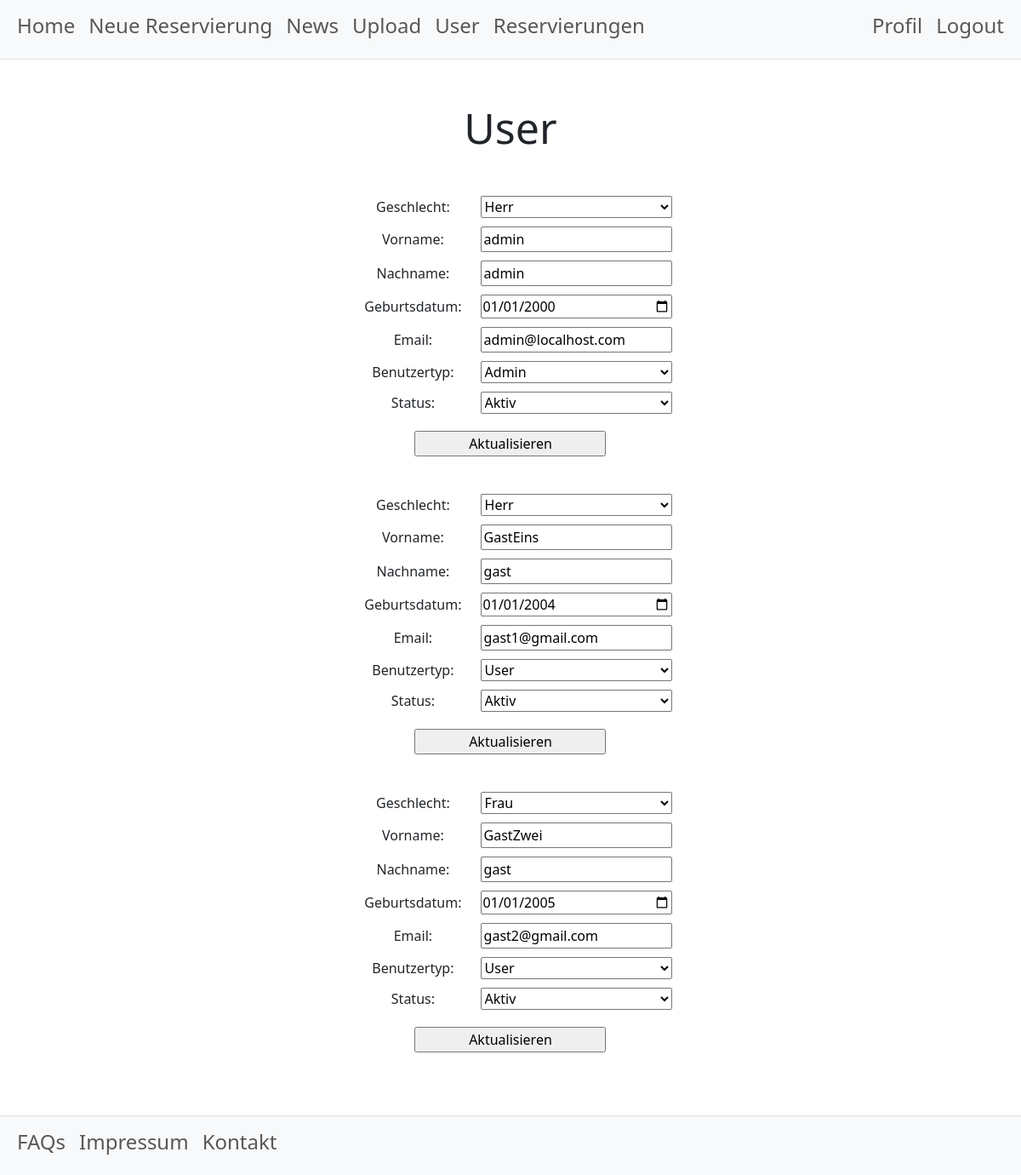
Screenshot of /index.php?page=userverwaltung (signed in) with the database file from the repository.
### tables this page shows
CREATE TABLE `users` (
  `userId` int(11) NOT NULL,
  `email` varchar(128) NOT NULL,
  `password` varchar(128) NOT NULL,
  `role` varchar(128) NOT NULL,
  `firstname` varchar(128) NOT NULL,
  `lastname` varchar(128) NOT NULL,
  `gender` varchar(1) NOT NULL,
  `birthdate` date NOT NULL,
  `active` int(1) NOT NULL DEFAULT 1
);

### seiten/userVerwaltung.php (the view, shortened to what this page needs)
<?php include 'utils/head.php'; ?>
<?php
require_once 'utils/dbaccess.php';
?>
<?php
$sql = "SELECT * FROM users;";
$stmt = mysqli_stmt_init($conn);
if (!mysqli_stmt_prepare($stmt, $sql)) {
    header("location: index.php?page=landing&error=stmtfailed");
    exit();
}
mysqli_stmt_execute($stmt);
$result = mysqli_stmt_get_result($stmt);
if ($result->num_rows > 0) {
    ?>
    <div class="login-box d-flex justify-content-center align-items-center"
        style="width: 100%; display: flex; justify-content: center; align-items: center; margin-bottom: 100px;">
        <div style="text-align: center;">
            <h1>User</h1>
            <?php
            while ($row = mysqli_fetch_assoc($result)) {
                if ($row["gender"] == "H") {
                    $anrede = "Herr";
                } else {
                    $anrede = "Frau";
                }
                $firstname = $row["firstname"];
                $lastname = $row["lastname"];
                $date = $row["birthdate"];
                $email = $row["email"];
                $role = $row["role"];
                if ($row["active"] == 1) {
                    $active = "1";
                } else {
                    $active = "0";
                }
                ?>
                <div class="user-info">
                    <form method="post" id="user-form"
                        action="<?php echo htmlspecialchars($_SERVER["PHP_SELF"] . "?page=userverwaltung"); ?>">
                        <div class="user-info-row">
                            <div class="user-info-column" style="margin-bottom: 10px;">
                                <label for="gender" style="display: inline-block; width: 150px;">Geschlecht:</label>
                                <select name="gender" style="width: 225px;">
                                    <option value="Herr" <?php if ($anrede == "Herr")
                                        echo "selected"; ?>>Herr</option>
                                    <option value="Frau" <?php if ($anrede == "Frau")
                                        echo "selected"; ?>>Frau</option>
                                </select>
                            </div>
                            <div class="user-info-column" style="margin-bottom: 10px;">
                                <label for="firstname" style="display: inline-block; width: 150px;">Vorname:</label>
                                <input type="text" name="firstname" value="<?php echo $firstname; ?>" style="width: 225px;">
                            </div>
                            <div class="user-info-column" style="margin-bottom: 10px;">
                                <label for="lastname" style="display: inline-block; width: 150px;">Nachname:</label>
                                <input type="text" name="lastname" value="<?php echo $lastname; ?>" style="width: 225px;">
                            </div>
                            <div class="user-info-column" style="margin-bottom: 10px;">
                                <label for="birthdate" style="display: inline-block; width: 150px;">Geburtsdatum:</label>
                                <input type="date" name="birthdate" value="<?php echo $date; ?>" style="width: 225px;">
                            </div>
                            <div class="user-info-column" style="margin-bottom: 10px;">
                                <label for="email" style="display: inline-block; width: 150px;">Email:</label>
                                <input type="email" name="email" value="<?php echo $email; ?>" style="width: 225px;">
                            </div>
                            <div class="user-info-column" style="margin-bottom: 10px;">
                                <label for="role" style="display: inline-block; width: 150px;">Benutzertyp:</label>
                                <select name="role" style="width: 225px;">
                                    <option value="user" <?php if ($role == "user")
                                        echo "selected"; ?>>User</option>
                                    <option value="admin" <?php if ($role == "admin")
                                        echo "selected"; ?>>Admin</option>
                                </select>
                            </div>
                            <div class="user-info-column" style="margin-bottom: 10px;">
                                <label for="active" style="display: inline-block; width: 150px;">Status:</label>
                                <select name="active" style="width: 225px;">
                                    <option value="active" <?php if ($active == "1")
                                        echo "selected"; ?>>Aktiv</option>
                                </select>
                            </div>
                            <div class="user-info-column" style="margin: 20px;">
                                <input type="submit" value="Aktualisieren" style="width: 225px;">
                            </div>
                        </div>
                    </form>
                </div>
                <br>
                <?php
            }
            ?>
        </div>
    </div>
    <?php
} else {
    echo "Keine Benutzer gefunden.";
}
?>

### css/style.css (style rules this page uses)
body { background-color: rgb(116, 114, 114,); }
h1 { font-size: 50px; text-align: center; margin: 50px; }

### rows the page displays
users: gender "Herr", firstname "admin", lastname "admin", birthdate "01/01/2000", email "admin@localhost.com", role "Admin", active "Aktiv"
users: gender "Herr", firstname "GastEins", lastname "gast", birthdate "01/01/2004", email "gast1@gmail.com", role "User", active "Aktiv"
users: gender "Frau", firstname "GastZwei", lastname "gast", birthdate "01/01/2005", email "gast2@gmail.com", role "User", active "Aktiv"
